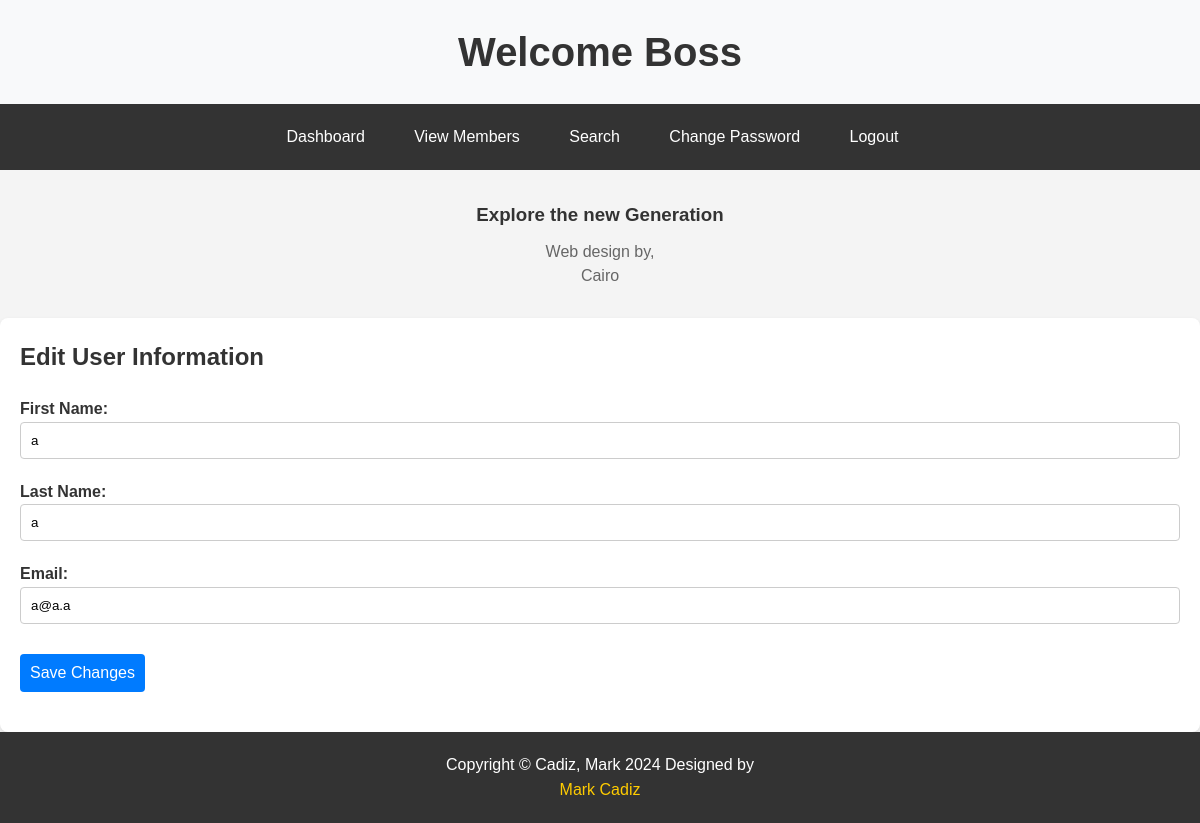
The app's page /edit_user.php?id=11 (signed in) with its own data.
### tables this page shows
CREATE TABLE `users` (
  `user_id` mediumint(8) UNSIGNED NOT NULL,
  `fname` varchar(30) NOT NULL,
  `lname` varchar(30) NOT NULL,
  `email` varchar(50) NOT NULL,
  `psword` char(65) NOT NULL,
  `registration_date` datetime DEFAULT NULL,
  `user_level` tinyint(1) UNSIGNED NOT NULL
);

### edit_user.php (the view, shortened to what this page needs)
<!doctype html>
<html lang="en">
<head>
    <link rel="stylesheet" type="text/css" href="cadiz.css">
</head>
<body>
    <div id="container">
        <?php include('header.php'); ?>
        <?php include('navadmin.php'); ?>
        <?php include('info-col.php'); ?>
        <div id="content">
            <h2>Edit User Information</h2>
            <?php
                if ((isset($_GET['id'])) && (is_numeric($_GET['id']))) {
                    $id = $_GET['id'];
                } elseif ((isset($_POST['id'])) && (is_numeric($_POST['id']))) {
                    $id = $_POST['id'];
                } else {
                    echo '<p class="error">This page has been accessed in error.</p>';
                    include('footer.php');
                    exit();
                }
                require('mysqli_connect.php');
                $q = "SELECT fname, lname, email FROM users WHERE user_id='$id'";
                $result = @mysqli_query($dbcon, $q);
                if (mysqli_num_rows($result) == 1) {
                    $row = mysqli_fetch_array($result, MYSQLI_ASSOC);
                    echo '
                        <form action="edit_user.php" method="post">
                            <p><label for="fname">First Name:</label>
                            <input type="text" name="fname" size="30" maxlength="40" value="' . $row['fname'] . '"></p>
                            <p><label for="lname">Last Name:</label>
                            <input type="text" name="lname" size="30" maxlength="40" value="' . $row['lname'] . '"></p>
                            <p><label for="email">Email:</label>
                            <input type="text" name="email" size="30" maxlength="50" value="' . $row['email'] . '"></p>
                            <p><input type="submit" name="submit" value="Save Changes"></p>
                            <input type="hidden" name="id" value="' . $id . '">
                        </form>
                    ';
                } else {
                    echo '<h2>Error</h2><p>The user does not exist.</p>';
                }
            ?>
        </div>
    </div>
    <?php include('footer.php'); ?>
</body>
</html>

### cadiz.css (style rules this page uses)
* { margin: 0; padding: 0; box-sizing: border-box; }
body { font-family: Arial, sans-serif; line-height: 1.6; color: #333; background-color: #f4f4f4; }
#content { background: #fff; padding: 20px; border-radius: 8px; box-shadow: 0 2px 4px rgba(0,0,0,0.1); }
#content h2 { text-align: left; margin-bottom: 20px; }
#content p { margin-bottom: 20px; }
h2 { text-align: center; color: #333; }
form { display: flex; flex-direction: column; }
label { margin-bottom: 5px; font-weight: bold; }
input[type="text"], input[type="password"], input[type="email"] { padding: 10px; padding-right: 15px; border: 1px solid #ccc; border-radius: 4px; transition: border-color 0.3s; width: 100%; }
input[type="submit"] { background-color: #007BFF; color: white; padding: 10px; border: none; border-radius: 4px; cursor: pointer; font-size: 16px; margin-top: 10px; }

### records on screen
users: fname "a", lname "a", email "a@a.a"
